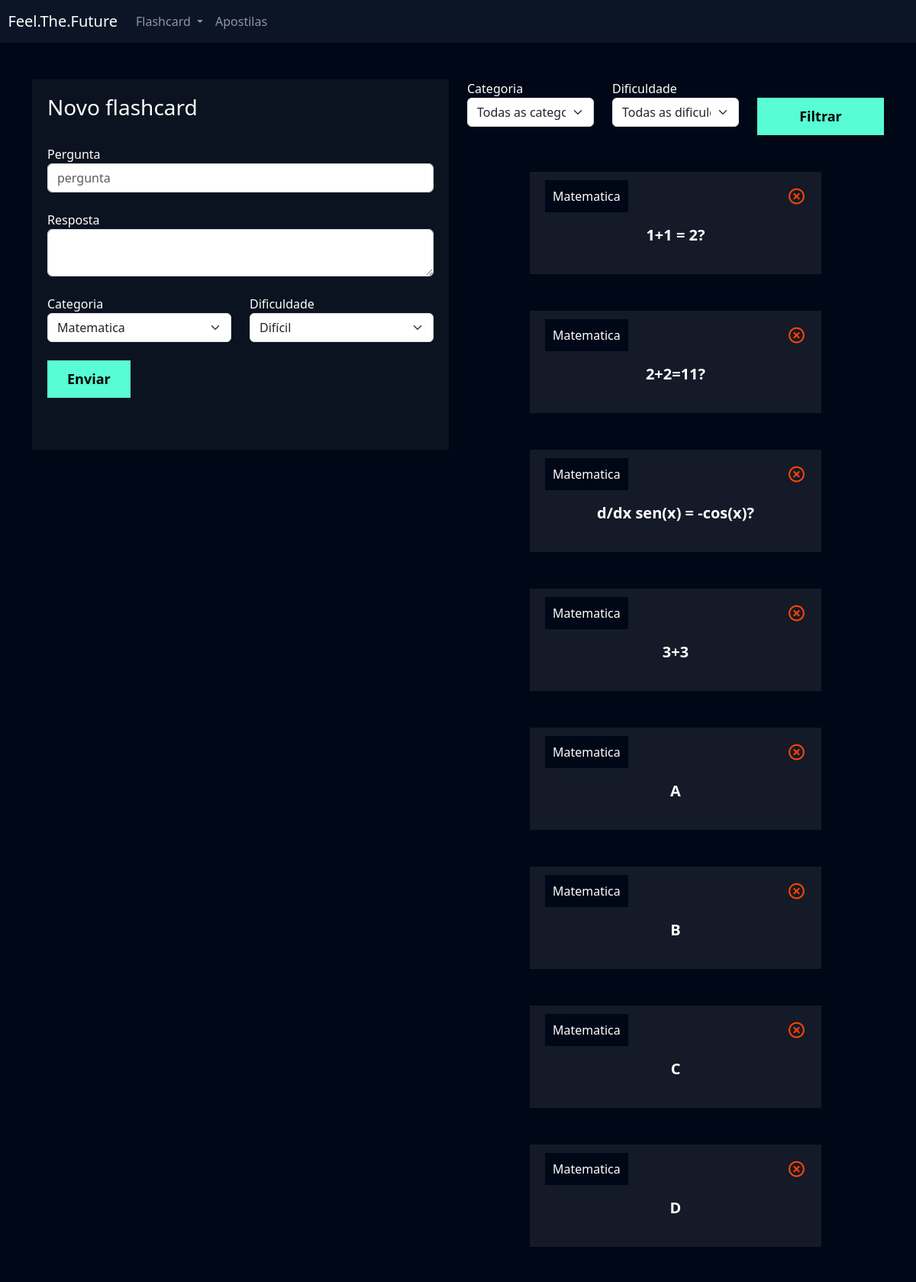
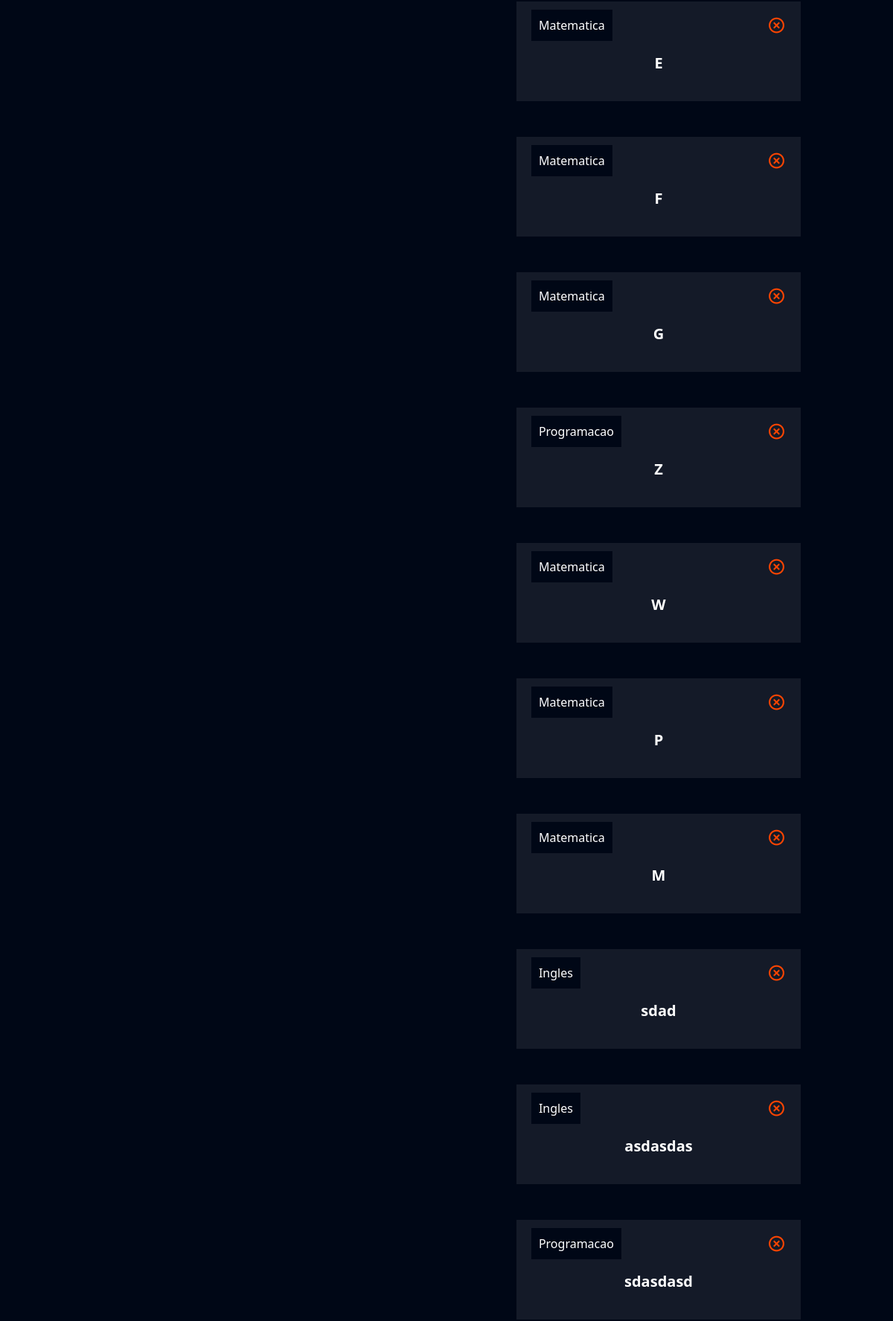
Screenshot of /flashcard/novo_flashcard/ (signed in, upper part) with the database file from the repository (2 pictures, top to bottom).
### flashcard/models.py (models this page shows, shortened)
class Flashcard(models.Model):
    DIFICULDADE_CHOICES = (('D', 'Difícil'), ('M', 'Médio'), ('F', 'Fácil'))
    user = models.ForeignKey(User, on_delete=models.DO_NOTHING)
    question = models.CharField(max_length=100)
    resp = models.TextField()
    category = models.ForeignKey(Categoria, on_delete=models.DO_NOTHING)
    difficulty = models.CharField(max_length=1, choices=DIFICULDADE_CHOICES)

class Categoria(models.Model):
    nome = models.CharField(max_length=20)
    def __str__(self):
        return self.nome

### flashcard/views.py (the view, shortened to what this page needs)
# urls.py: path('novo_flashcard/', views.novo_flashcard, name="novo_flashcard"),
def novo_flashcard(request):
    if (not request.user.is_authenticated):
        return redirect('/usuarios/logar')
    if (request.method == "GET"):
        categorias = Categoria.objects.all()
        dificuldades = Flashcard.DIFICULDADE_CHOICES
        flashcard_list = Flashcard.objects.filter(user=request.user)
        return render(request, 'novo_flashcard.html', {'categorias': categorias,
                                                       'dificuldades':dificuldades,
                                                       'flashcards': flashcard_list})

### flashcard/templates/novo_flashcard.html (shortened to what this page needs)
{% extends "base.html" %}
{% load static %}
{% block 'cabecalho' %}
    <link href="{% static 'usuarios/css/cadastro.css' %}" rel="stylesheet">
    <link href='https://unpkg.com/boxicons@2.1.4/css/boxicons.min.css' rel='stylesheet'>
    <link href="{% static 'flashcard/css/novo_flashcard.css' %}" rel = 'stylesheet'>
{% endblock 'cabecalho' %}
{% block 'conteudo' %}
    {% include "partials/header.html" %}
    <div class="container">
        <br>
        <br>
        <div class="row">
            <div class="col-md">
                <div class="box-form">
                    <form action="{% url 'novo_flashcard' %}" method="POST"> {% csrf_token %}
                        <h3>Novo flashcard </h3>
                        <br>
                        <label>Pergunta</label>
                        <input type="text" class="form-control" placeholder="pergunta" name="pergunta">
                        <br>
                        <label>Resposta</label>
                        <textarea class="form-control" name="resposta"></textarea>
                        <br>
                        <div class="row">
                                <div class="col-md">
                                    <label for="">Categoria</label>
                                    <select class="form-select" name="categoria">
                                        {% for categoria in categorias %}
                                            <option value = "{{ categoria.id }}">{{ categoria.nome }}</option>
                                        {% endfor %}
                                    </select>
                                </div>
                                <div class="col-md">
                                    <label for="">Dificuldade</label>
                                    <select class="form-select" name="dificuldade">
                                        {% for dificuldade in dificuldades %}
                                            <option value="{{dificuldade.0}}">{{dificuldade.1}}</option>
                                        {% endfor %}
                                    </select>
                                </div>
                        </div>
                        <br>
                        <input type="submit" value="Enviar" class="btn-cadastro">
                        <br>
                        <br>
                        <br>
                    </form>
                </div>
            </div>
            <div class="col-md">
                <form action="{% url 'novo_flashcard' %}" method="GET"> {% csrf_token %}
                    <div class="row">
                        <div class="col-md">
                            <label for="">Categoria</label>
                            <select name="categoria" id="" class="form-select">
                                <option value="">Todas as categorias</option>
                            </select>
                        </div>
                        <div class="col-md">
                            <label for="">Dificuldade</label>
                            <select name="dificuldade" id="" class="form-select">
                                <option value="">Todas as dificuldades</option>
                            </select>
                        </div>
                        <div class="col-md">
                            <br>
                            <input type="submit" style="width: 100%" value="Filtrar" class="btn-cadastro">
                        </div>
                    </div>
                </form>
                <br>
                <br>
                {% for item in flashcards %}
                    <div class="box-new-flashcard" onclick="flip_card({{item.id}})">
                        <div class="flashcard ">
                            <div class="flashcard-categoria">
                                {{ item.category }}
                            </div>
                            <a href="{% url 'deletar_flashcard' item.id %}"><i class='icone-exit bx bx-x-circle'></i></a>
                            <br>
                            <br>
                            <div class="flashcard-box-item">
                                <p class="flashcard-item">{{ item.question }}</p>
                            </div>
                        </div>
                    </div>
                    <br>
                    <br>
                {% endfor %}
            </div>
        </div>
    </div>
{% endblock 'conteudo' %}

### templates/static/geral/css/base.css (style rules this page uses)
:root { --main-color: #0b1526; --dark-color: #000716; --secondary-dark-color: rgb(15, 2, 26); --light-color: #00c1f3; --contrast-color: #f4c96b; --differential-color: #58fcd5; }
body { background-color: var(--dark-color) !important; color: white !important; }

### templates/static/usuarios/css/cadastro.css (style rules this page uses)
* { margin: 0; padding: 0; }
.box-form { padding: 20px; background-color: rgba(217,217,217, .05); color: white !important; }
.btn-cadastro { padding: 10px; background-color: #58fcd5; border: none; border: 1px solid #58fcd5; font-size: 18px; font-weight: bold; padding-left: 25px; padding-right: 25px; }

### templates/static/flashcard/css/novo_flashcard.css (style rules this page uses)
.box-new-flashcard { width: 70%; margin: auto; }
.flashcard { background-color: rgba(255, 255, 255, .08); padding: 20px; }
.flashcard-box-item { text-align: center; }
.flashcard p { font-size: 20px; font-weight: bold; cursor: pointer; }
.flashcard-categoria { background-color: var(--dark-color); display: inline; padding: 10px; }
.icone-exit { float: right; font-size: 25px; color: orangered; }

### rows the page displays
Flashcard: category "Matematica", question "1+1 = 2?"
Flashcard: category "Matematica", question "2+2=11?"
Flashcard: category "Matematica", question "d/dx sen(x) = -cos(x)?"
Flashcard: category "Matematica", question "3+3"
Flashcard: category "Matematica", question "A"
Flashcard: category "Matematica", question "B"
Flashcard: category "Matematica", question "C"
Flashcard: category "Matematica", question "D"
Flashcard: category "Matematica", question "E"
Flashcard: category "Matematica", question "F"
Flashcard: category "Matematica", question "G"
Flashcard: category "Programacao", question "Z"
Flashcard: category "Matematica", question "W"
Flashcard: category "Matematica", question "P"
Flashcard: category "Matematica", question "M"
Flashcard: category "Ingles", question "sdad"
Flashcard: category "Ingles", question "asdasdas"
Flashcard: category "Programacao", question "sdasdasd"

### other values shown
form field categoria "Matematica"
form field dificuldade "Difícil"
